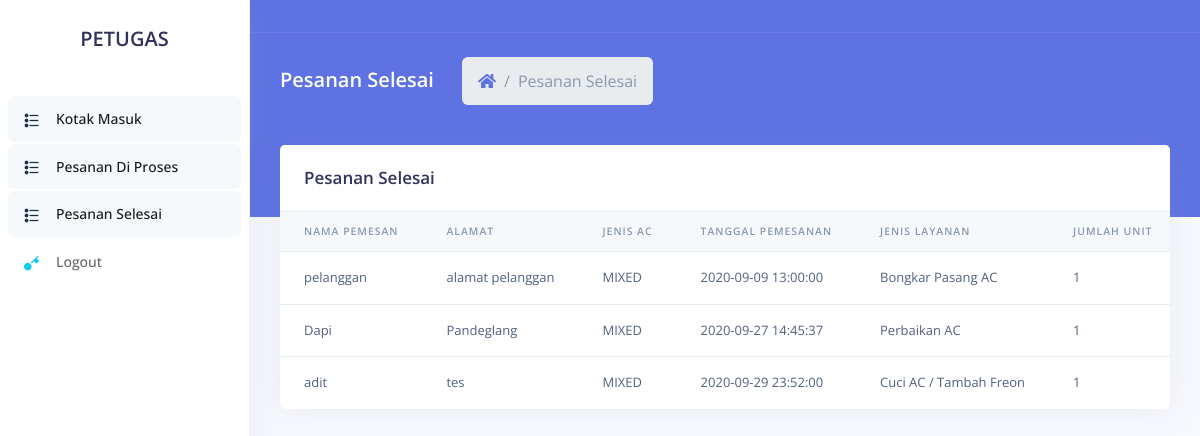
Screenshot of /petugas/pesananSelesai.php (signed in) with the database file from the repository.
### tables this page shows
CREATE TABLE `task` (
  `id` int(10) NOT NULL,
  `nm_pemesan` varchar(200) NOT NULL,
  `alamat` varchar(200) NOT NULL,
  `telp` varchar(12) NOT NULL,
  `jenis_ac` varchar(50) NOT NULL,
  `tgl_pesan` datetime NOT NULL,
  `keterangan` varchar(200) NOT NULL,
  `user_pelangan` varchar(100) NOT NULL,
  `jenis_layanan` varchar(100) NOT NULL,
  `petugas` varchar(100) NOT NULL,
  `harga` decimal(10,0) NOT NULL,
  `status` varchar(10) NOT NULL,
  `tgl_proses` datetime NOT NULL,
  `deskripsi_proses` varchar(100) NOT NULL,
  `bukti_tf` varchar(225) NOT NULL,
  `jm_unit` varchar(20) NOT NULL,
  `jenis_pembayaran` varchar(50) NOT NULL
);

### petugas/pesananSelesai.php (the view, shortened to what this page needs)
<?php
require_once "../koneksi.php";
if($_SESSION != null)
    $user = $_SESSION['username'];
else
    $user = "";
    $login=mysqli_query($con,"SELECT * FROM `login` where `username` = '".$user."' and `lvl` = '1'" );
    $lg=mysqli_fetch_array($login);
    $uname = $lg['username'];
?>
<!DOCTYPE html>
<html>
<head>
  <link rel="stylesheet" href="../assetsAdmin/vendor/nucleo/css/nucleo.css" type="text/css">
  <link rel="stylesheet" href="../assetsAdmin/vendor/@fortawesome/fontawesome-free/css/all.min.css" type="text/css">
  <link rel="stylesheet" href="../assetsAdmin/css/argon.css?v=1.2.0" type="text/css">
</head>
<body>
  <nav class="sidenav navbar navbar-vertical  fixed-left  navbar-expand-xs navbar-light bg-white" id="sidenav-main">
    <div class="scrollbar-inner">
      <div class="sidenav-header  align-items-center">
        <a class="navbar-brand" href="javascript:void(0)">
          <h2>PETUGAS</h2>
        </a>
      </div>
      <div class="navbar-inner">
        <div class="collapse navbar-collapse" id="sidenav-collapse-main">
          <ul class="navbar-nav">
            <li class="nav-item">
              <a class="nav-link active" href="kotakmasuk.php">
                <i class="ni ni-bullet-list-67 text-default"></i>
                <span class="nav-link-text">Kotak Masuk</span>
              </a>
            </li>
            <li class="nav-item">
              <a class="nav-link active" href="pesananDiproses.php">
                <i class="ni ni-bullet-list-67 text-default"></i>
                <span class="nav-link-text">Pesanan Di Proses</span>
              </a>
            </li>
            <li class="nav-item">
              <a class="nav-link active" href="pesananSelesai.php">
                <i class="ni ni-bullet-list-67 text-default"></i>
                <span class="nav-link-text">Pesanan Selesai</span>
              </a>
            </li>
            <li class="nav-item">
              <a class="nav-link" href="logout.php">
                <i class="ni ni-key-25 text-info"></i>
                <span class="nav-link-text">Logout</span>
              </a>
            </li>
          </ul>
        </div>
      </div>
    </div>
  </nav>
  <div class="main-content" id="panel">
    <nav class="navbar navbar-top navbar-expand navbar-dark bg-primary border-bottom">
    </nav>
   <div class="header bg-primary pb-6">
      <div class="container-fluid">
        <div class="header-body">
          <div class="row align-items-center py-4">
            <div class="col-lg-6 col-7">
              <h6 class="h2 text-white d-inline-block mb-0">Pesanan Selesai</h6>
              <nav aria-label="breadcrumb" class="d-none d-md-inline-block ml-md-4">
                <ol class="breadcrumb breadcrumb-links breadcrumb-dark">
                  <li class="breadcrumb-item"><a href="#"><i class="fas fa-home"></i></a></li>
                  <li class="breadcrumb-item active" aria-current="page">Pesanan Selesai</li>
                </ol>
              </nav>
            </div>
          </div>
        </div>
      </div>
    </div>
    <div class="container-fluid mt--6">
      <div class="row">
        <div class="col">
          <div class="card">
            <div class="card-header border-0">
              <h3 class="mb-0">Pesanan Selesai</h3>
            </div>
            <div class="table-responsive">
              <table class="table align-items-center table-flush">
                <thead class="thead-light">
                  <tr>
                    <th scope="col" class="sort" >Nama Pemesan</th>
                    <th scope="col" class="sort" >Alamat</th>
                    <th scope="col" class="sort" >Jenis AC</th>
                    <th scope="col" class="sort" >Tanggal Pemesanan</th>
                    <th scope="col" class="sort" >Jenis Layanan</th>
                    <th scope="col" class="sort" >Jumlah Unit</th>
                  </tr>
                </thead>
                <tbody class="list">
                  <?php
                    require_once "../koneksi.php";
                    $sql = "SELECT DISTINCT t.*,ja.deskripsi, s.keterangan as status,l.keterangan as layanan,t.id as tasksid FROM `task` t INNER JOIN `jenis_ac` ja on t.jenis_ac = ja.jenis or t.jenis_ac = ja.id and t.jenis_layanan = ja.kategori INNER JOIN status s on t.status = s.status INNER JOIN layanan l on t.jenis_layanan = l.jenisLayanan WHERE t.`status` = 5  and `petugas` = '$uname'";
                    $query = mysqli_query($con, $sql) or die("Gagal". mysqli_error($con));
                    while($tampil = mysqli_fetch_array($query)){
                  ?>
                  <tr>
                    <td><?php echo $tampil['nm_pemesan']; ?></td>
                    <td><?php echo $tampil['alamat']; ?></td>
                    <td><?php echo $tampil['deskripsi']; ?></td>
                    <td><?php echo $tampil['tgl_pesan']; ?></td>
                    <td><?php echo $tampil['layanan']; ?></td>
                    <td><?php echo $tampil['jm_unit']; ?></td>
                  </tr>
                  <?php }?>
                </tbody>
              </table>
  </div>
</body>
</html>

### rows the page displays
task: nm_pemesan "pelanggan", alamat "alamat pelanggan", deskripsi "MIXED", tgl_pesan "2020-09-09 13:00:00", layanan "Bongkar Pasang AC", jm_unit "1"
task: nm_pemesan "Dapi", alamat "Pandeglang", deskripsi "MIXED", tgl_pesan "2020-09-27 14:45:37", layanan "Perbaikan AC", jm_unit "1"
task: nm_pemesan "adit", alamat "tes", deskripsi "MIXED", tgl_pesan "2020-09-29 23:52:00", layanan "Cuci AC / Tambah Freon", jm_unit "1"
